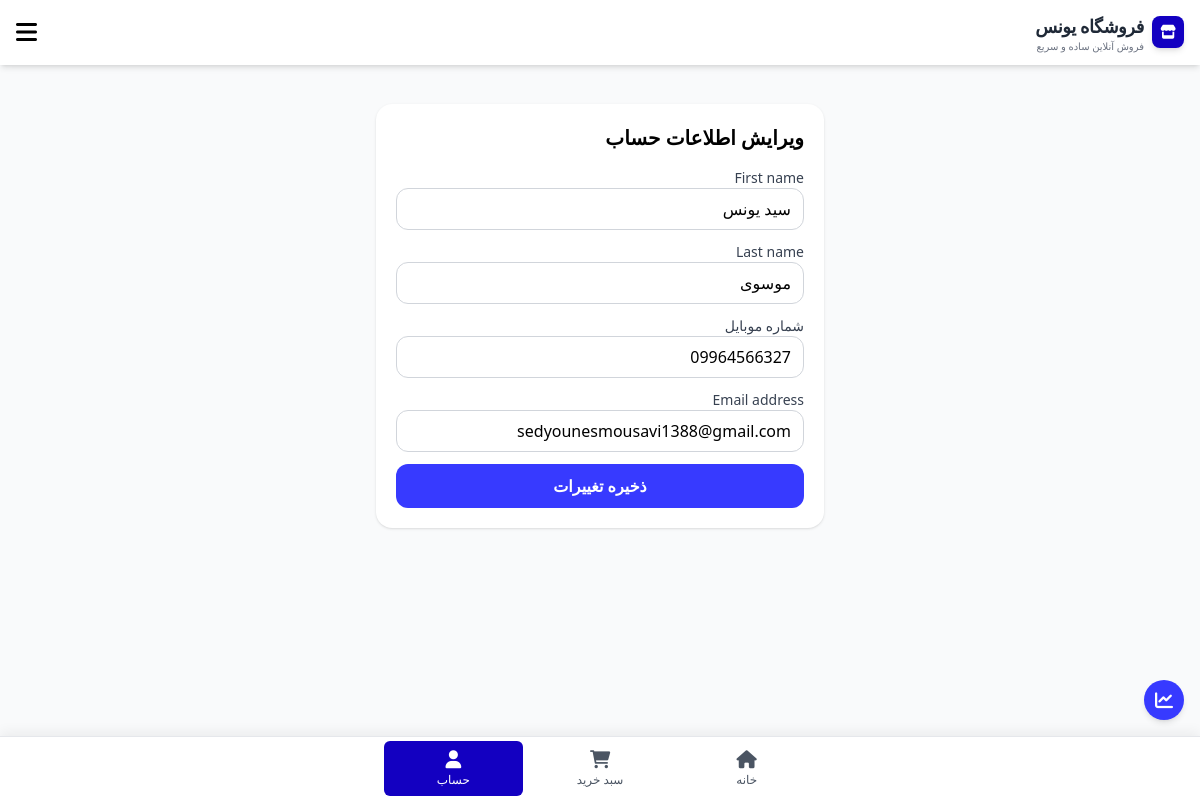
Screenshot of /account/profile_edit/ (signed in) with the database file from the repository.
### app_user/models.py (models this page shows, shortened)
class User(AbstractUser):
    username = None
    phone = models.CharField(
        max_length=11,
        unique=True,
        null=True,
        blank=True,
        verbose_name="شماره موبایل",
        validators=[RegexValidator(regex=r"^09\d{9}$")],
    )
    role = models.CharField(max_length=20, choices=settings.base.USER_ROLE, default="customer", verbose_name="نقش")
    point = models.PositiveIntegerField(default=0, verbose_name="امتیاز")
    USERNAME_FIELD = "phone"
    REQUIRED_FIELDS = []
    objects = UserManager()
    class Meta:
        verbose_name = "کاربر"
        verbose_name_plural = "کاربران"

### app_user/views.py (the view)
# urls.py: path('profile_edit/', views.profile_edit_view, name='profile_edit'),
@login_required
def profile_edit_view(request):
    if request.method == "POST":
        form = ProfileForm(request.POST, instance=request.user)
        if form.is_valid():
            form.save()
            return redirect("user:profile")
    else:
        form = ProfileForm(instance=request.user)
    return render(request, "profile_edit.html", {"form": form})

### app_user/forms.py (shortened to what this page needs)
class ProfileForm(forms.ModelForm):
    class Meta:
        model = User
        fields = ["first_name", "last_name", "phone", "email"]
    def __init__(self, *args, **kwargs):
        super().__init__(*args, **kwargs)
        common_class = "w-full rounded-xl border border-gray-300 px-3 py-2 focus:outline-none"
        for field in self.fields.values():
            field.widget.attrs["class"] = common_class
        self.fields["phone"].required = False
        self.fields["email"].required = False

### app_home/context_processors.py (called while the page is built)
def shop_info(request):
    return {
        "SHOP_NAME": getattr(settings, "SHOP_NAME", "SHOP_NAME"),
        "categories": Category.objects.filter(product__is_active=True).distinct().only("id", "name"),
        "search_query": request.GET.get("q", ""),
        "APP_VERSION": getattr(settings, "APP_VERSION", "normal"),
        "PREMIUM_FEATURES": getattr(settings, "PREMIUM_FEATURES", False),
        "SUPER_FEATURES": getattr(settings, "SUPER_FEATURES", False),
        "SHOP_PHONE": getattr(settings, "SHOP_PHONE", ""),
        "SHOP_EMAIL": getattr(settings, "SHOP_EMAIL", ""),
        "SHOP_ADDRESS": getattr(settings, "SHOP_ADDRESS", ""),
        "SHOP_WORKING_HOURS": getattr(settings, "SHOP_WORKING_HOURS", ""),
    }

### app_user/templates/profile_edit.html (shortened to what this page needs)
{% extends "base.html" %}
{% block content %}
<div class="max-w-md mx-auto py-6">
  <section class="bg-white p-5 rounded-2xl shadow">
    <h1 class="text-xl font-bold mb-4">ویرایش اطلاعات حساب</h1>
    <form method="post" class="space-y-3">
      <div>
        <label class="block text-sm font-medium text-gray-700">{{ form.first_name.label }}</label>
        {{ form.first_name }}
      </div>
      <div>
        <label class="block text-sm font-medium text-gray-700">{{ form.last_name.label }}</label>
        {{ form.last_name }}
      </div>
      <div>
        <label class="block text-sm font-medium text-gray-700">{{ form.phone.label }}</label>
        {{ form.phone }}
      </div>
      <div>
        <label class="block text-sm font-medium text-gray-700">{{ form.email.label }}</label>
        {{ form.email }}
      </div>
      <button type="submit" class="w-full py-2.5 rounded-xl bg-color-light hover:bg-color-dark text-white font-semibold transition">
        ذخیره تغییرات
      </button>
    </form>
  </section>
</div>
{% endblock %}

### templates/base.html (style rules this page uses)
:root { --primary-color: #373aff; --primary-dark: #1300c1; }
body { font-family: 'Segoe UI', Tahoma, Geneva, Verdana, sans-serif; }
.bg-color-light { background-color: var(--primary-color); }

### rows the page displays
User: first_name "سید یونس", last_name "موسوی", phone "09964566327", email "sedyounesmousavi1388@gmail.com"

### other values shown
{{ SHOP_NAME }} "فروشگاه یونس"
